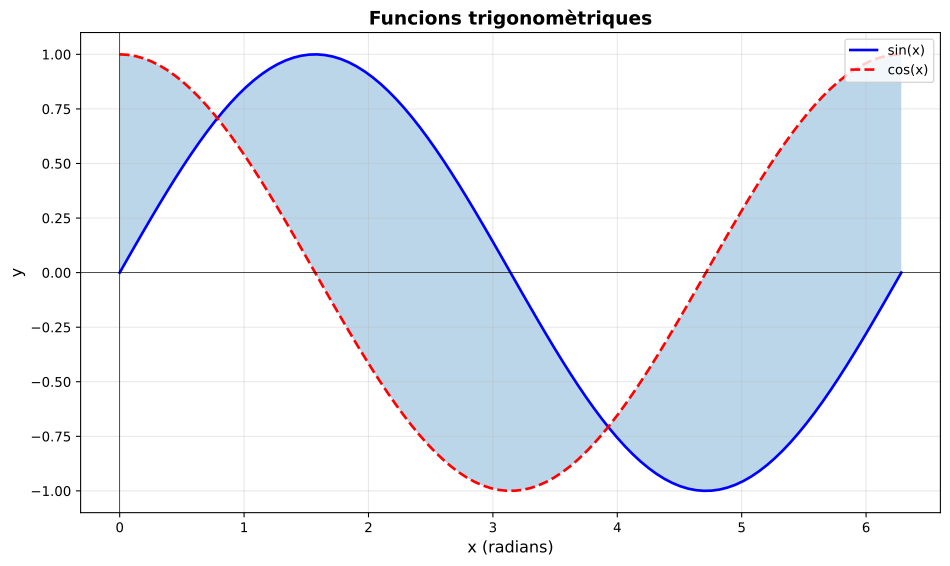

Write Python code to recreate this figure.
import matplotlib.pyplot as plt
import numpy as np

x = np.linspace(0, 2 * np.pi, 100)
y1 = np.sin(x)
y2 = np.cos(x)

plt.figure(figsize=(10, 6))
plt.plot(x, y1, "b-", linewidth=2, label="sin(x)")
plt.plot(x, y2, "r--", linewidth=2, label="cos(x)")
plt.fill_between(x, y1, y2, alpha=0.3)

plt.xlabel("x (radians)", fontsize=12)
plt.ylabel("y", fontsize=12)
plt.title("Funcions trigonomètriques", fontsize=14, fontweight="bold")
plt.legend(loc="upper right")
plt.grid(True, alpha=0.3)
plt.axhline(y=0, color="k", linewidth=0.5)
plt.axvline(x=0, color="k", linewidth=0.5)

plt.tight_layout()
plt.savefig("p18.svg", bbox_inches="tight")
